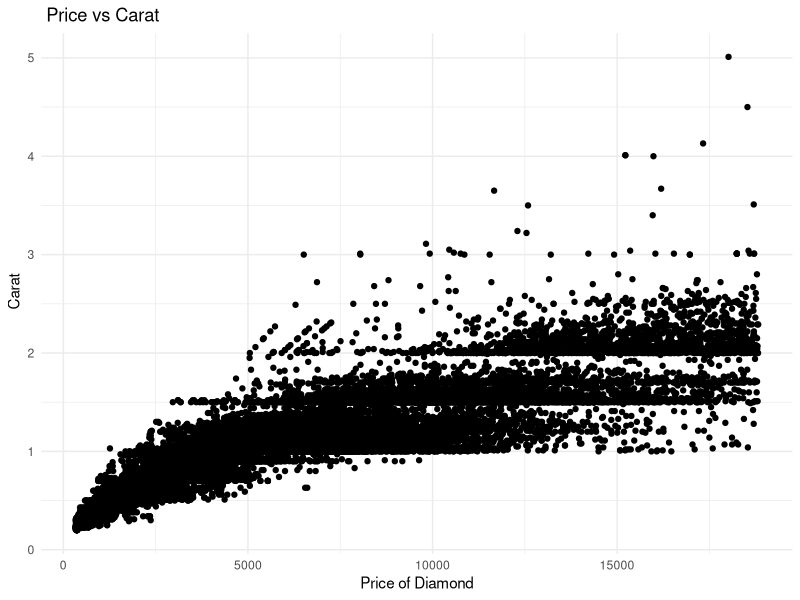

Source code (R):
## ---- chunk 1
### In this code chunk, start with the diamonds dataset (built in to
### ggplot2 package) and create a plot of price vs. carat (or some other
### variables of your choice)
library(ggplot2)
data("diamonds")

ggplot(data=diamonds, aes(x=price, y=carat))+
         geom_point()+
         labs(title =" Price vs Carat", x = "Price of Diamond", y=" Carat")+
         theme_minimal()
       


## ---- chunk 2
### In this code chunk, start with the diamonds dataset (built in to
### ggplot2 package) and create a subset based on filtering, e.g., 
### size greater than 1 carat or cut is "Ideal"



## ---- chunk 3
### Both partners - delete this comment, then write some code here
### to plot, summarize, calculate something simple using the diamonds
### dataset.


## ---- chunk 4
### Both partners - delete this comment, then write some code here
### to plot, summarize, calculate something simple using the diamonds
### dataset.


